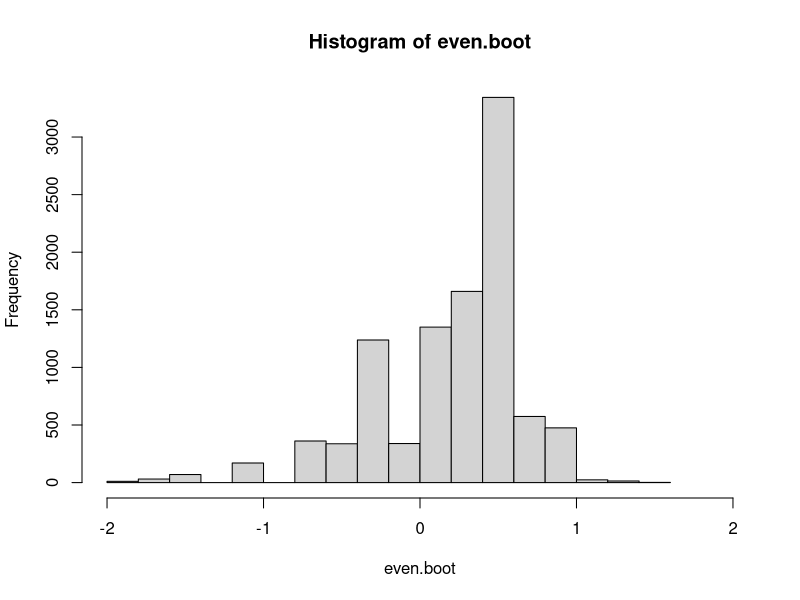
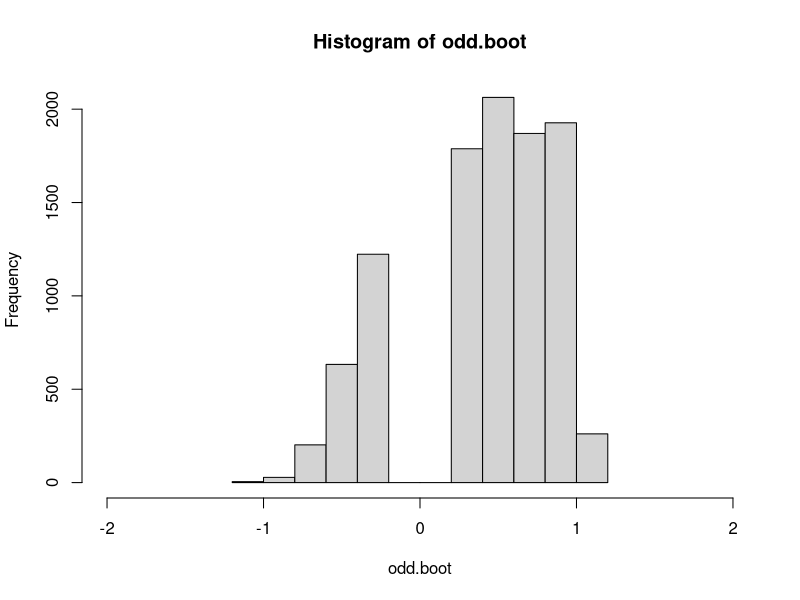
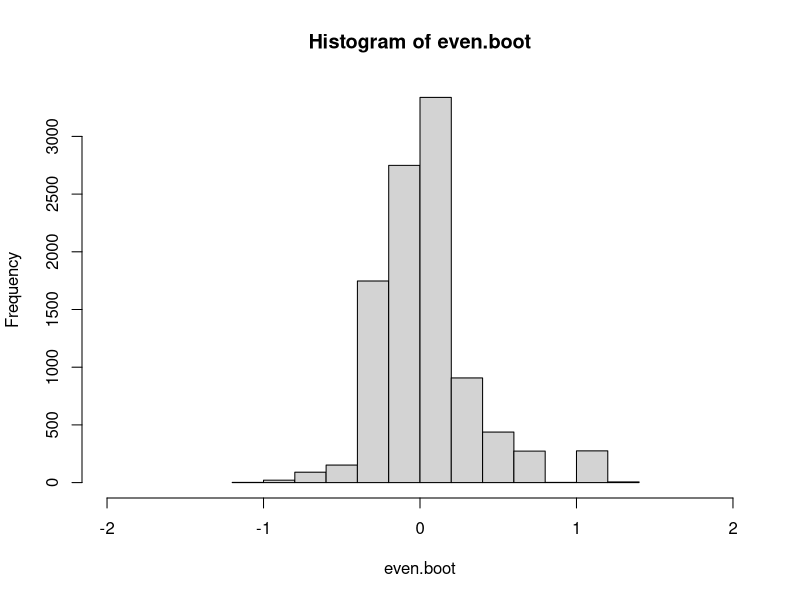
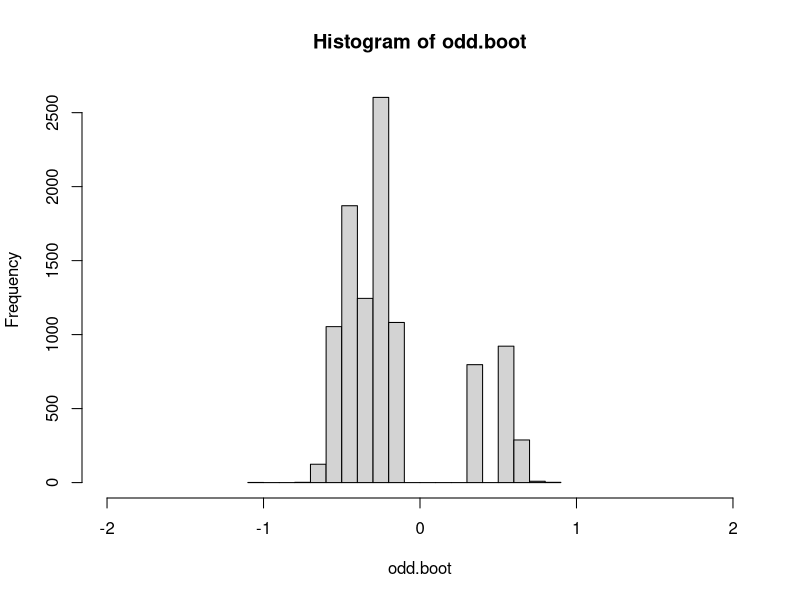
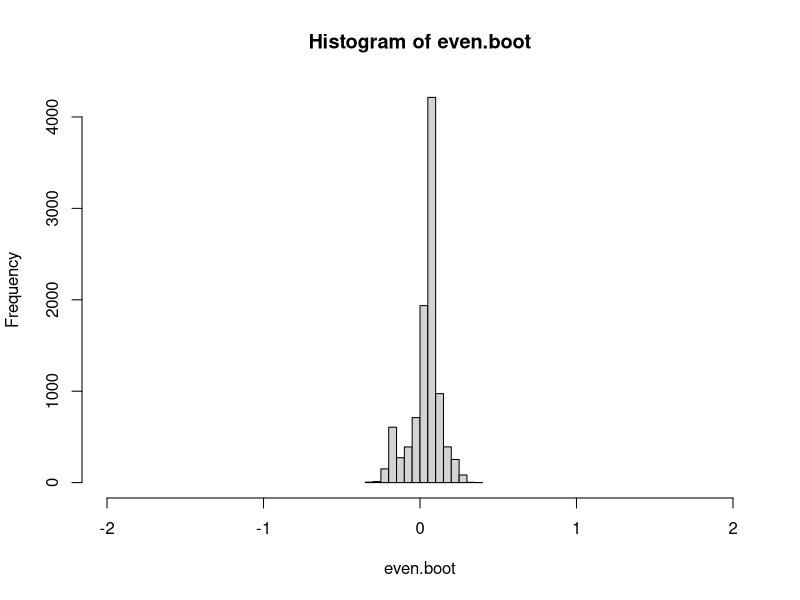
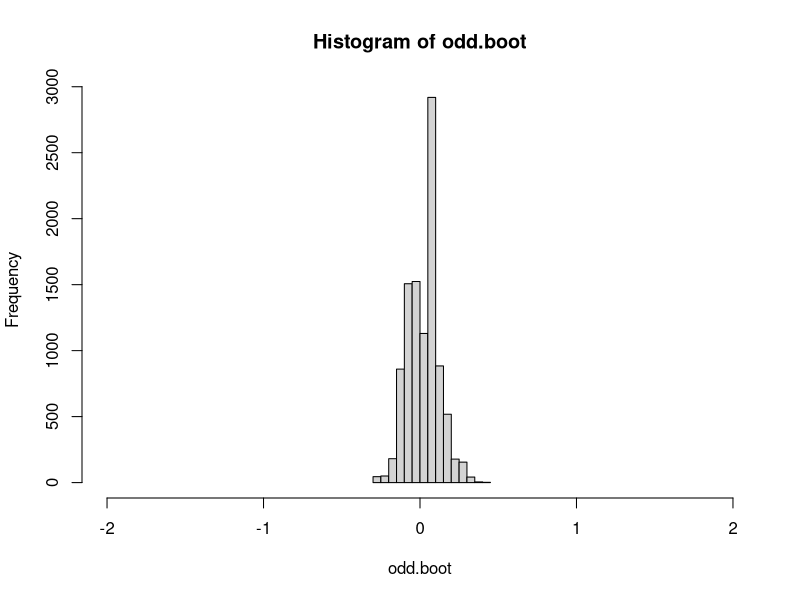
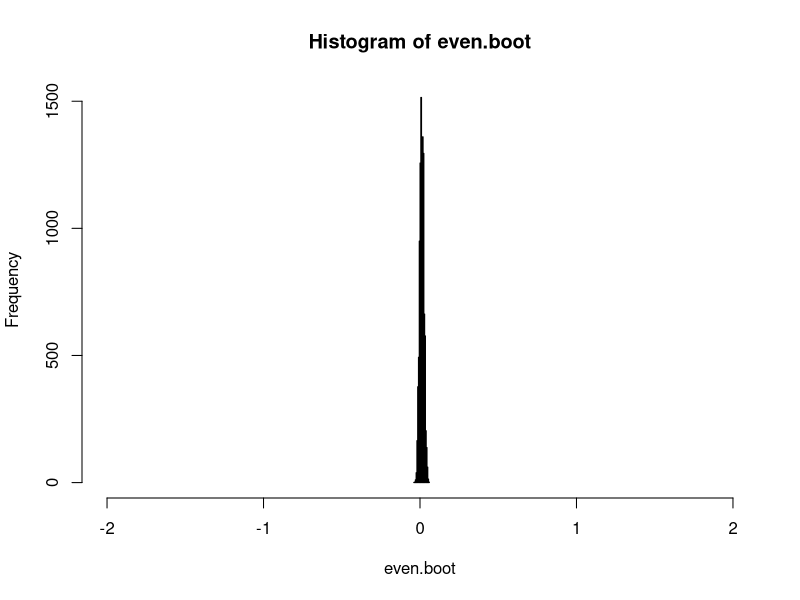
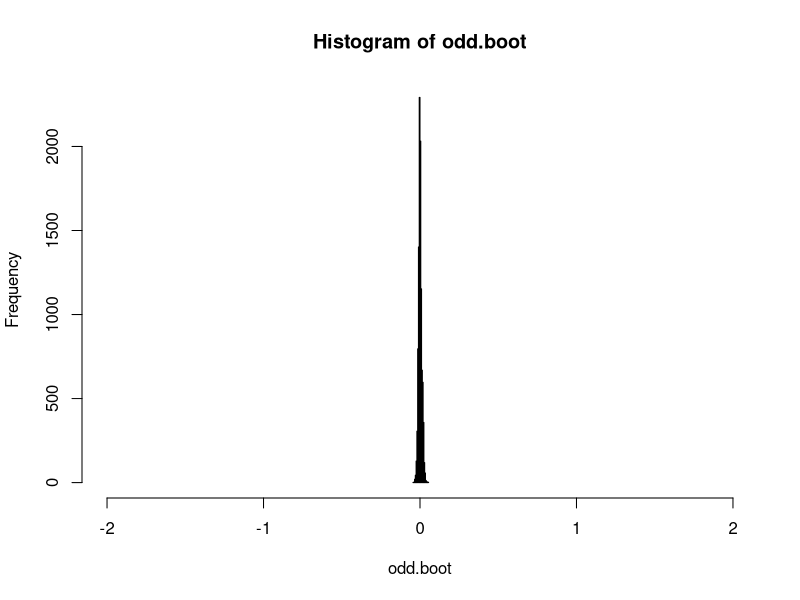

Recreate these plots in R, in order.
histPDF<-function(even.boot,odd.boot,n) {
	ne= n
	no= n+1

	xlimits=c(-2,2)

	pdf(paste(c("../img/9even",n,".pdf"),collapse=""))
	hist(even.boot, xlim=xlimits)
	dev.off()

	pdf(paste(c("../img/9odd",n,".pdf"),collapse=""))
	hist(odd.boot, xlim=xlimits)
	dev.off()
}
test<-function(evenN) {
	ne <- evenN # n even
	no <- evenN+1 # n odd

	wwe <- rnorm(ne) # draw random sample of size ne
	wwo <- rnorm(no) # draw random sample of size no
	 
	N <- 10000
	even.boot <- numeric(N) # save space
	odd.boot <- numeric(N)


	for (i in 1:N) {
	   x.even <- sample (wwe, ne, replace = TRUE)
	   x.odd <- sample (wwo, no, replace = TRUE)
	   even.boot[i] <- median(x.even)
	   odd.boot[i]  <- median(x.odd)
	}

	xlimits=c(-2,2)

	histPDF(even.boot, odd.boot, evenN)

}


for(i in c(14,36,200,10000)) {
	test(i)
}